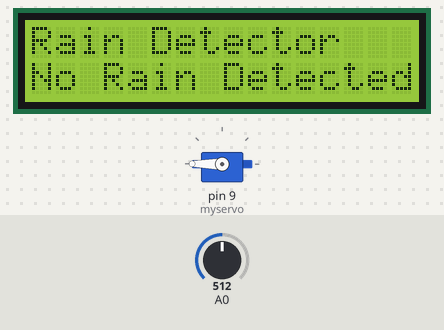
Bench run of a sketch on a simulated Arduino Uno, built with avr-gcc and run on an emulated ATmega328P. On the bench: servo, 16×2 character LCD. The test bench sets the inputs (shaded band); at power-on: A0 = 512. What the sketch prints to the serial monitor is not drawn.

Above: at 1.2 s.
1.3 s: A0 set to 483
At 2.8 s:
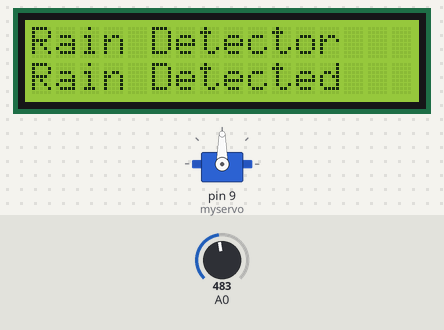
3.1 s: A0 set to 510
At 3.6 s:
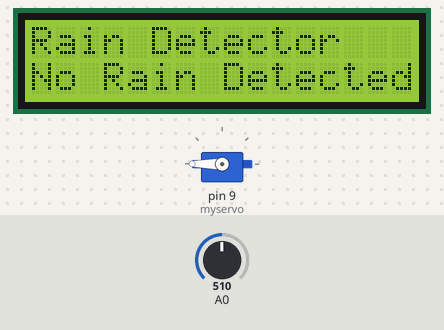
4.6 s: A0 set to 490
At 5.4 s:
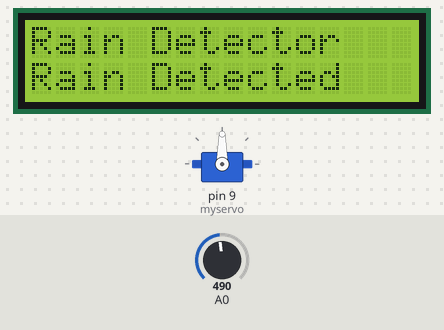
Timing chart, 0 to 7.6 s (numbered marks = the images above; inputs shaded):
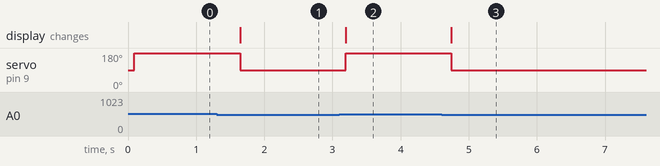

Measured:
- the behaviour switches between 501 and 500 on A0 (found by bisection; images 0 and 1)
- after the input at 1.3 s, servo on pin 9 (myservo): 180° → 90° after 0.34 s; the display: changes after 0.34 s (image 1)
- after the input at 3.1 s, servo on pin 9 (myservo): 90° → 180° after 0.09 s; the display: changes after 0.09 s (image 2)
- after the input at 4.6 s, servo on pin 9 (myservo): 180° → 90° after 0.14 s; the display: changes after 0.14 s (image 3)

The sketch:

RainDrop.ino
```cpp
#include <Servo.h>
#include <LiquidCrystal_I2C.h>


LiquidCrystal_I2C lcd(0x27, 16, 2);


Servo myservo;

void setup() {
  pinMode(A0, INPUT);

  myservo.attach(9);
  Serial.begin(9600);

  lcd.init();
  lcd.backlight();


  lcd.setCursor(0, 0);
  lcd.print("Rain Detector");
}

void loop() {
  int x = analogRead(A0);
  Serial.print("Sensor Reading: ");
  Serial.println(x);

  lcd.setCursor(0, 1);

  if (x > 500) {
    Serial.println("No Rain Detected");
    lcd.print("No Rain Detected ");
    myservo.write(180);
  } else {
    Serial.println("Rain Detected");
    lcd.print("Rain Detected   ");
    myservo.write(90);
  }

  delay(500);
}
```
